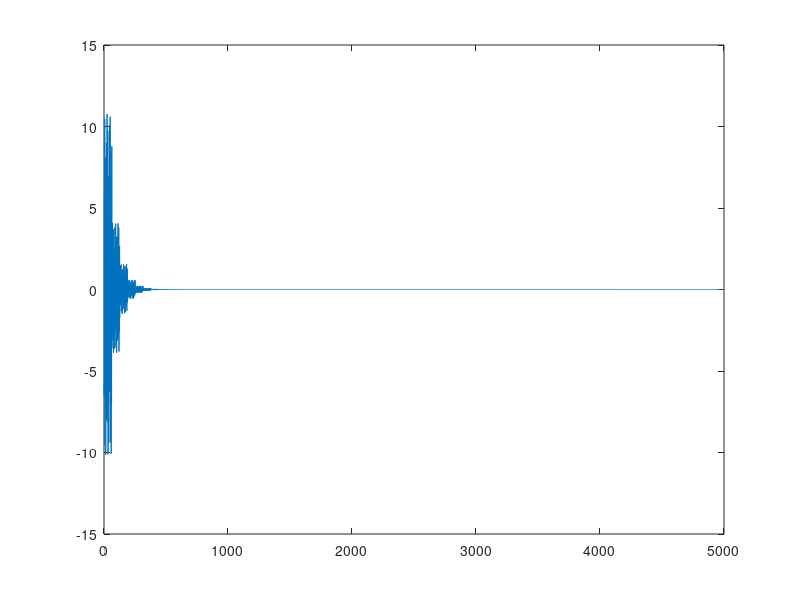

Reproduce this figure in MATLAB.
clear;
u = 0.01;
N = 30;
tsize = 5000;
w = zeros(2*N+1,1);
w0 = 0.1;

x = zeros(2*N+1,1);
T = 1;
recorde = zeros(tsize,1);
%/180*pi
for i = 1:tsize
    for j = 1:N
        x(j,1) = sin(j * w0 * i * T);
    end
    for j=N+1:2*N
        x(j,1) = cos((j-N) * w0 * i * T);
    end
    x(2 * N + 1) = 0.1;
    e = 6* cos(2*i) + 3 * sin(i+40) + 3 * sin( 2 * i+40) - w' * x;
    recorde(i) = e;
    w = w + 2 * u * e * x;
end
figure(1);
plot(recorde);
